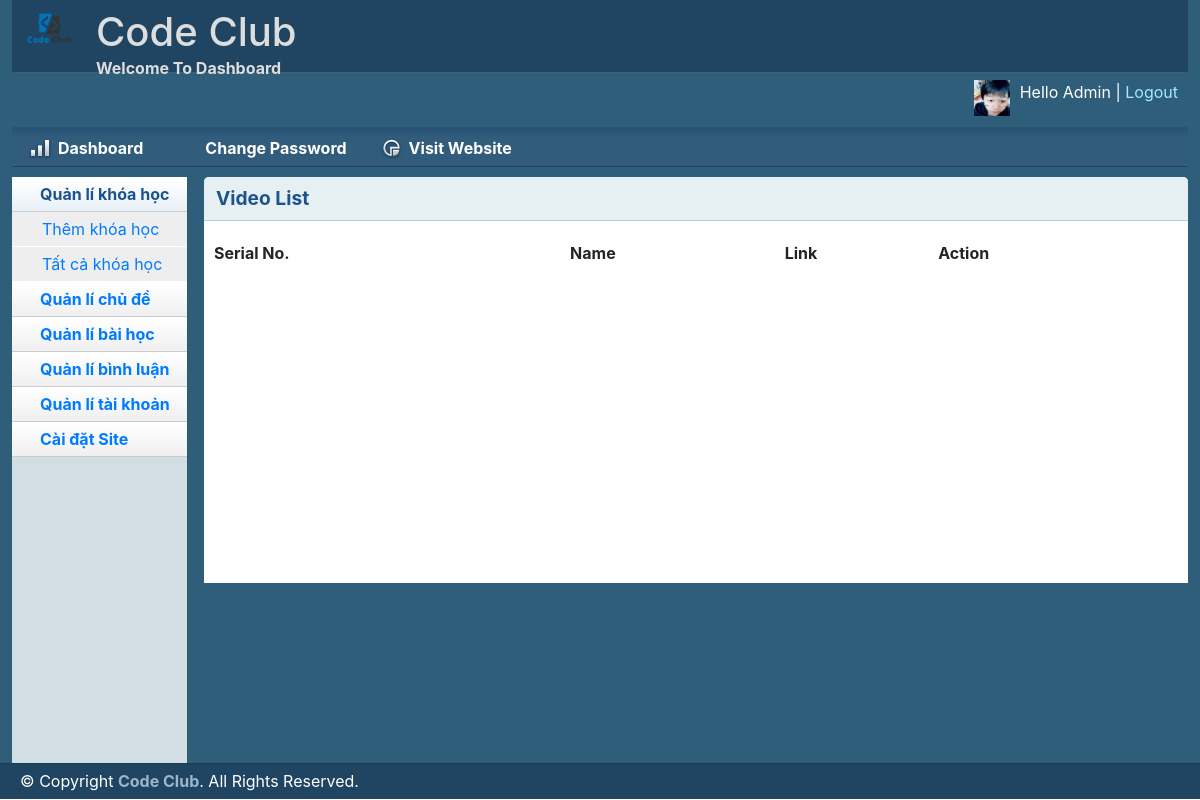
The page /admin/videolist.php?id_bh=22 (signed in) on the database as committed earlier.
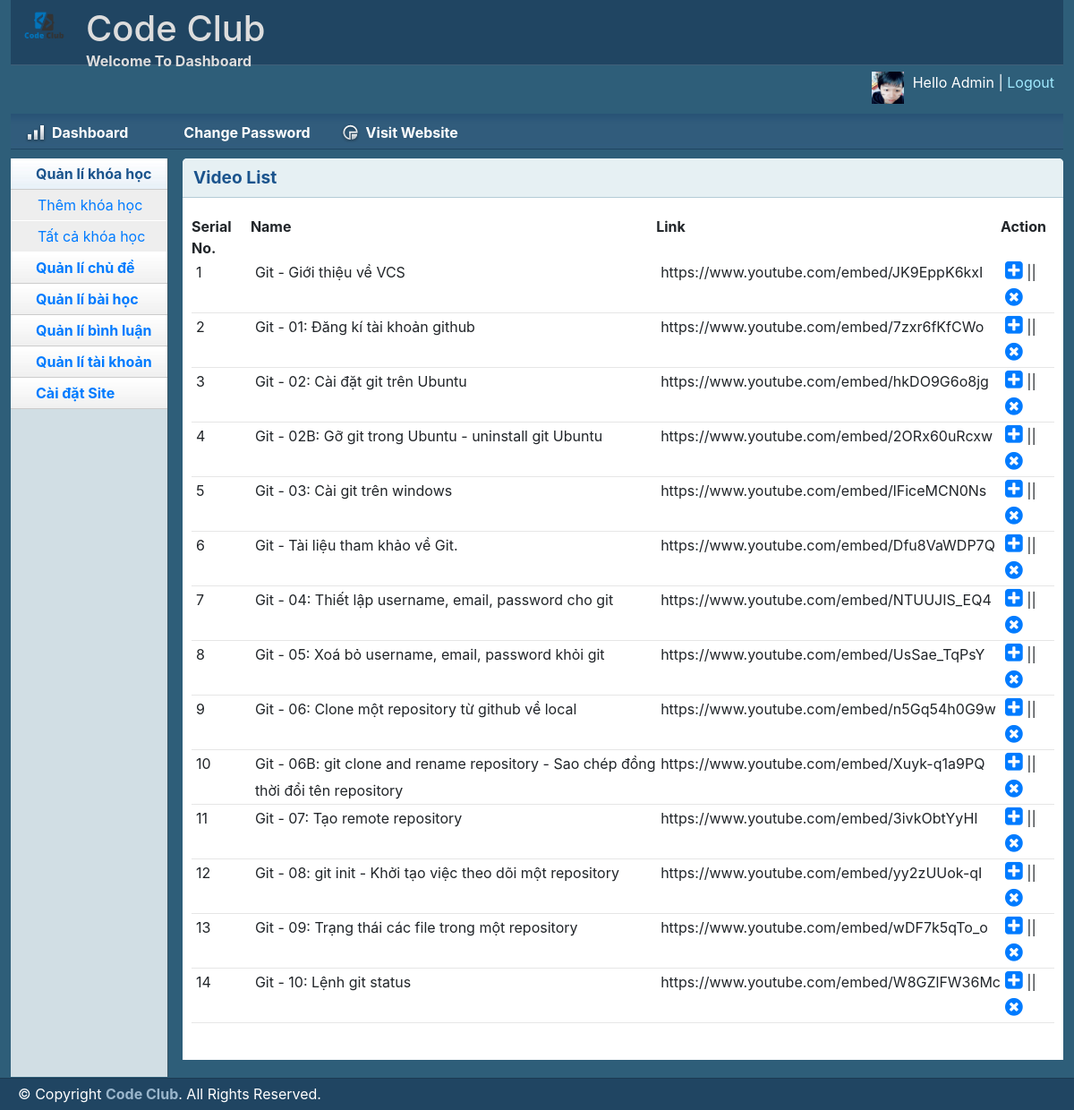
The same page on the database as committed later.
### tables this page shows
CREATE TABLE `video` (
  `id_video` int(11) NOT NULL,
  `name_vd` varchar(255) NOT NULL,
  `link` text NOT NULL,
  `ngaythem` date NOT NULL,
  `id_bh` int(11) NOT NULL
);

### lib/session.php (called while the page is built, shortened)
<?php
class Session{
 public static function get($key){
    if (isset($_SESSION[$key])) {
     return $_SESSION[$key];
    } else {
     return false;
    }
 }
}
?>

### lib/database.php (called while the page is built, shortened)
<?php
Class Database{
   public $host   = DB_HOST;
   public $user   = DB_USER;
   public $pass   = DB_PASS;
   public $dbname = DB_NAME;
   public $link;
private function connectDB(){
   $this->link = new mysqli($this->host, $this->user, $this->pass,
    $this->dbname);
   mysqli_set_charset($this->link,'UTF8');
 }
public function select($query){
  $result = $this->link->query($query) or
   die($this->link->error.__LINE__);
  if($result->num_rows > 0){
    return $result;
  } else {
    return false;
  }
 }
}
?>

### classes/video.php (called while the page is built, shortened)
<?php
	$filepath = realpath(dirname(__FILE__));
	require_once ($filepath.'/../lib/database.php');
?>
<?php
	class video
	{
		private $db;
		public function __construct()
		{
			$this->db = new Database();
		}
		public function show_video($id_bh)
		{
			$query = "SELECT * FROM video WHERE id_bh='$id_bh'";
				$result = $this->db->select($query);
				if ($result) {
					return $result;
				}
		}
	}
 ?>

### admin/videolist.php (the view, shortened to what this page needs)
<?php include 'inc/header.php';?>
<?php include 'inc/sidebar.php';
	include '../classes/video.php';
	$vd = new video();
	if (isset($_GET['id_bh'])) {
    $id_bh = $_GET['id_bh'];
	}
?>
        <div class="grid_10">
            <div class="box round first grid">
                <h2>Video List</h2>
                <div class="block">
                    <table class="data display datatable" id="example">
					<thead>
						<tr>
							<th>Serial No.</th>
							<th>Name</th>
							<th>Link</th>
							<th>Action</th>
						</tr>
					</thead>
					<tbody>
						<?php
							$show_video = $vd->show_video($id_bh);
							if (isset($show_video)) {
								$i = 0;
								while ($result = $show_video->fetch_assoc()) {
								$i++;
						 ?>
						<tr class="odd gradeX">
							<td><?php echo $i; ?></td>
							<td><?php echo $result['name_vd']; ?></td>
							<td><?php echo $result['link']; ?></td>
							<td>
								<a href="videoedit.php?id_bh=<?php echo $id_bh; ?>&id_video=<?php echo $result['id_video']; ?>">
								<i style="font-size: 23px;" class="fa fa-plus-square"></i></a> ||
								<a onclick="return confirm('Are you sure want to delete?');" href="videolist.php?id_video=<?php echo $result['id_video']; ?>"><i style="font-size: 23px;" class="fa fa-times-circle"></i></a>
							</td>
						</tr>
					<?php }} ?>
					</tbody>
				</table>
               </div>
            </div>
        </div>
<?php include 'inc/footer.php';?>

### admin/inc/header.php (shortened to what this page needs)
<?php
    include '../lib/session.php';
?>
<!DOCTYPE html>
<html>
<head>
    <link rel="stylesheet" type="text/css" href="css/reset.css" media="screen" />
    <link rel="stylesheet" type="text/css" href="css/text.css" media="screen" />
    <link rel="stylesheet" type="text/css" href="css/grid.css" media="screen" />
    <link rel="stylesheet" type="text/css" href="css/layout.css" media="screen" />
    <link rel="stylesheet" type="text/css" href="css/nav.css" media="screen" />
    <link href="css/table/demo_page.css" rel="stylesheet" type="text/css" />
    <link rel="stylesheet" href="https://maxcdn.bootstrapcdn.com/bootstrap/4.3.1/css/bootstrap.min.css">
    <link rel="stylesheet" href="https://cdnjs.cloudflare.com/ajax/libs/font-awesome/4.7.0/css/font-awesome.min.css">
</head>
<body>
    <div class="container_12">
        <div class="grid_12 header-repeat">
            <div id="branding">
                <div class="floatleft logo">
                    <img src="../image/logo.png" alt="Logo" />
				</div>
				<div class="floatleft middle">
					<h1>Code Club</h1>
					<p>Welcome To Dashboard</p>
				</div>
                <div class="floatright">
                    <div class="floatleft">
                        <img width="5%" align="right" src="uploads/<?php echo Session::get('image'); ?>" alt="Profile Pic" /></div>
                    <div class="floatleft marginleft10">
                        <ul class="inline-ul floatleft">
                            <li>Hello <?php echo Session::get('name'); ?></li>
                            <li><a href="?action=logout">Logout</a></li>
                        </ul>
                    </div>
                </div>
            </div>
        </div>
        <div class="grid_12">
            <ul class="nav main">
                <li class="ic-dashboard"><a href="dashboard.php"><span>Dashboard</span></a> </li>
				<li class="ic-typography"><a href="changepassword.php"><span>Change Password</span></a></li>
                <li class="ic-charts"><a href="../index.php"><span>Visit Website</span></a></li>
            </ul>
        </div>

### admin/inc/sidebar.php (shortened to what this page needs)
<div class="grid_2">
    <div class="box sidemenu">
        <div class="block" id="section-menu">
            <ul class="section menu">
                <li><a class="menuitem">Quản lí khóa học</a>
                    <ul class="submenu">
                        <li><a href="khoahocadd.php">Thêm khóa học</a> </li>
                        <li><a href="khoahoclist.php">Tất cả khóa học</a> </li>
                    </ul>
                </li>
                <li><a class="menuitem">Quản lí chủ đề</a>
                </li>
                <li><a class="menuitem">Quản lí bài học</a>
                </li>
                <li><a class="menuitem">Quản lí bình luận</a>
                </li>
                <?php
                    if (Session::get("id_tk") == 1) {
                 ?>
                <li><a class="menuitem">Quản lí tài khoản</a>
                </li>
                <li><a class="menuitem">Cài đặt Site</a>
                </li>
                <?php } ?>
            </ul>
        </div>
    </div>
</div>

### admin/inc/footer.php (shortened to what this page needs)
    </div>
    <div id="site_info">
        <p>
         &copy; Copyright <a href="http://trainingwithliveproject.com">Code Club</a>. All Rights Reserved.
        </p>
    </div>
</body>
</html>

### admin/css/layout.css (style rules this page uses)
body { background: #fff none repeat scroll 0 0; color: #444; font-size: 14px; padding: 0; }
.floatleft { float:left; }
.logo img { margin-top: -15px; width: 52px; }
.middle { margin-left: 22px; margin-top: -14px; }
.middle h1 { color:#ddd;margin:0 }
.middle p { color: #ddd; margin: 0; font-weight: bold; }
.floatright { float:right; }
.inline-ul li { display:inline; color:#fff; }
.marginleft10 { margin-left:10px; }
a { color: #000; font-weight:bold; text-decoration: none; }
.container_12, .container_16 { background:#2E5E79; }
h1, h2, h3, h4, h5, h6 { line-height:1.2em; margin-bottom:.3em; }
h2 { margin-top:1em; }
#branding { font-weight: normal; margin-bottom: 0; padding: 22px 10px 3px; text-align: left; }
.header-repeat { background:url(../img/header-repeat.jpg) repeat-x; }
#branding a { color:#A1EAFF; font-weight:normal; }
#branding a:before { content:" | "; color:#fff; }
#branding ul, #branding ul li { margin:0px; padding:0px; }
#branding li { padding:0px 0px 0px 0px !important; }
.box { background:#fff; margin-bottom:20px; padding:10px 10px 10px 10px; margin-left:-8px; }
.box.grid { padding-bottom:40px; }
.box.round { -moz-border-radius: 5px 5px 0px 0px; -webkit-border-radius: 5px 5px 0px 0px; border-radius: 5px 5px 0px 0px; }
.box h2 { font-size:1.2em; font-weight:bold; color:#1B548D; background:#E6F0F3; margin:-10px -10px 0 -10px; padding:10px 12px; border-bottom:1px solid #B3CBD6; -moz-border-radius: 5px 5px 0px 0px; -webkit-border-radius: 5px 5px 0px 0px; border-radius: 5px 5px 0px 0px; }
.box.first { min-height: 406px; }
.block { padding-top:20px; }
.box.sidemenu { background-color:#D1DEE4; border-right:1px solid #3A5665; padding:0px; margin:0px; cursor:pointer; }
.box.sidemenu .block { padding-top:0px; margin-top:0px; }
p { margin-bottom:1em; }
ul, ol { padding-top:0; }
ul.menu { list-style:none; border-top:1px solid #bbb; }
ul.menu li { margin:0; }
ul.menu li a { display:block; padding:4px 10px; border-bottom:1px solid #ccc; }
ul.menu ul { list-style:none; margin:0; }
ul.menu ul li a { padding-left:30px; }
ul.section { border-top:0; margin-bottom:0; }
ul.section li a { background:url(../img/sidemenu-repeat.jpg) repeat-x; line-height:26px; padding-left:28px; }
ul.section li li a { background:#ddd; border-bottom:1px solid #eee; }
ul.section ul li { text-transform:none; }
ul.section ul.current li a { background: #eee none repeat scroll 0 0; border-bottom: 1px solid #fff; font-size: 16px; font-weight: normal; }
ul.section li a.current { color:#1B548D; background:url(../img/sidemenu-repeat-hover.jpg) repeat-x; }
#site_info { color:#fff; background:#204562; border-top:1px solid #1d3b53; padding-left:20px; }
#site_info p { line-height:35px; margin-bottom:0px; }
#site_info a { color:#9ab6cc; }
.block { padding-bottom:1px; }
table.display { margin: 0 auto; clear: both; width: 100%; }
tr.odd { height: 30px; line-height: 30px; border-bottom:1px solid #e6e6e6; }
tr.odd td, tr.even td { padding-left:5px; }

Rows that differ between the two databases and show on the page:
added video: name_vd "Git - Giới thiệu về VCS", link "https://www.youtube.com/embed/JK9EppK6kxI"
added video: name_vd "Git - 01: Đăng kí tài khoản github", link "https://www.youtube.com/embed/7zxr6fKfCWo"
added video: name_vd "Git - 02: Cài đặt git trên Ubuntu", link "https://www.youtube.com/embed/hkDO9G6o8jg"
added video: name_vd "Git - 02B: Gỡ git trong Ubuntu - uninstall git Ubuntu", link "https://www.youtube.com/embed/2ORx60uRcxw"
added video: name_vd "Git - 03: Cài git trên windows", link "https://www.youtube.com/embed/lFiceMCN0Ns"
added video: name_vd "Git - Tài liệu tham khảo về Git.", link "https://www.youtube.com/embed/Dfu8VaWDP7Q"
added video: name_vd "Git - 04: Thiết lập username, email, password cho git", link "https://www.youtube.com/embed/NTUUJIS_EQ4"
added video: name_vd "Git - 05: Xoá bỏ username, email, password khỏi git", link "https://www.youtube.com/embed/UsSae_TqPsY"
added video: name_vd "Git - 06: Clone một repository từ github về local", link "https://www.youtube.com/embed/n5Gq54h0G9w"
added video: name_vd "Git - 06B: git clone and rename repository - Sao chép đồng thời đổi tên repository", link "https://www.youtube.com/embed/Xuyk-q1a9PQ"
added video: name_vd "Git - 07: Tạo remote repository", link "https://www.youtube.com/embed/3ivkObtYyHI"
added video: name_vd "Git - 08: git init - Khởi tạo việc theo dõi một repository", link "https://www.youtube.com/embed/yy2zUUok-qI"
added video: name_vd "Git - 09: Trạng thái các file trong một repository", link "https://www.youtube.com/embed/wDF7k5qTo_o"
added video: name_vd "Git - 10: Lệnh git status", link "https://www.youtube.com/embed/W8GZlFW36Mc"
